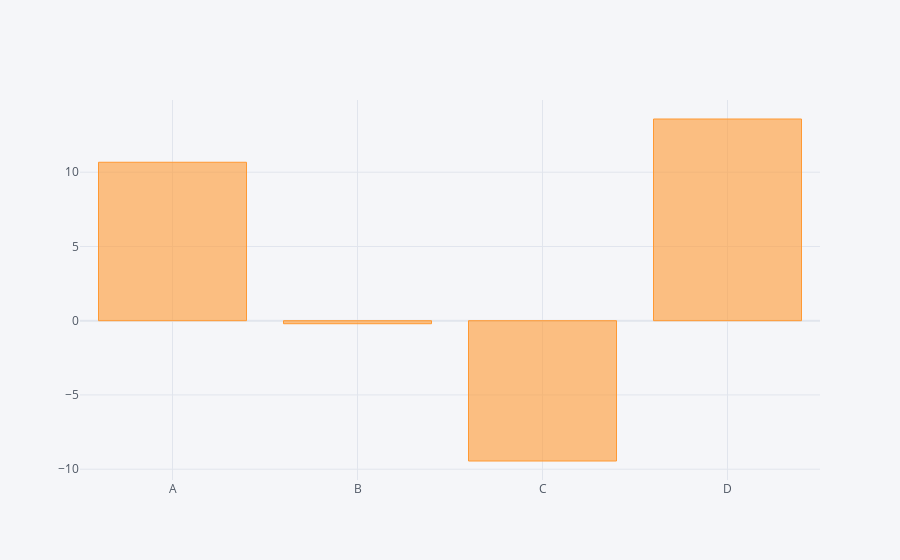

The code cell stored with this chart in its notebook:
### Code cell
df.sum().iplot(kind='bar')

### Figure 1 — Plotly figure (JSON) as saved in the notebook; plotly's stock layout.template omitted (floating-point values rounded to 4 significant figures)
{"data": [{"marker": {"color": "rgba(255, 153, 51, 0.6)", "line": {"color": "rgba(255, 153, 51, 1.0)", "width": 1}}, "name": "None", "orientation": "v", "text": "", "type": "bar", "x": ["A", "B", "C", "D"], "y": [10.67, -0.2045, -9.448, 13.58]}], "layout": {"legend": {"bgcolor": "#F5F6F9", "font": {"color": "#4D5663"}}, "paper_bgcolor": "#F5F6F9", "plot_bgcolor": "#F5F6F9", "title": {"font": {"color": "#4D5663"}}, "xaxis": {"gridcolor": "#E1E5ED", "showgrid": true, "tickfont": {"color": "#4D5663"}, "title": {"font": {"color": "#4D5663"}, "text": ""}, "zerolinecolor": "#E1E5ED"}, "yaxis": {"gridcolor": "#E1E5ED", "showgrid": true, "tickfont": {"color": "#4D5663"}, "title": {"font": {"color": "#4D5663"}, "text": ""}, "zerolinecolor": "#E1E5ED"}}}
